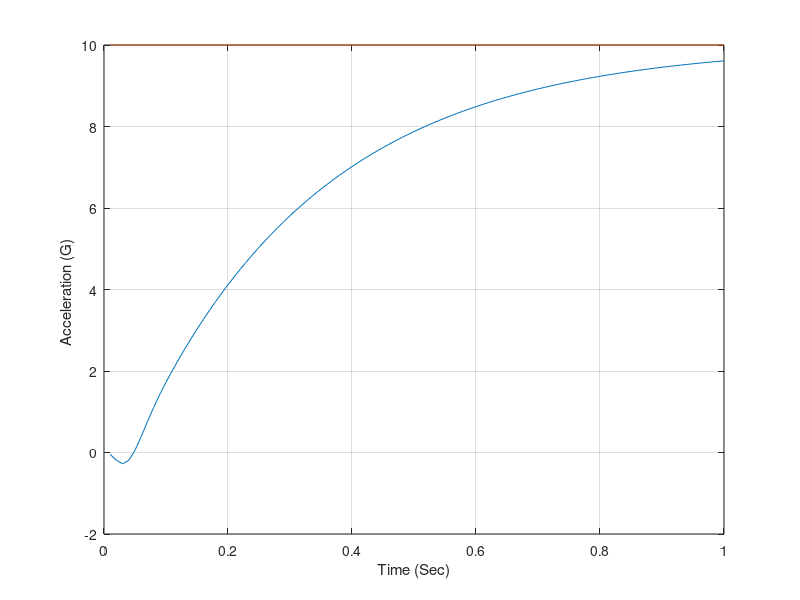

This chart was generated by the following MATLAB code:
clear
count=0;
FR=3.;
DIAM=1.;
XL=20.;
CTW=0.;
CRW=6.;
HW=2.;
CTT=0.;
CRT=2.;
HT=2.;
XN=4.;
XCG=10.;
XHL=19.5;
WACT=150.;
ZACT=.7;
TF=1.;
VM=3000.;
XNCG=10.;
WCR=50.;
ZETA=.7;
TAU=.3;
ALT=0.;
A=1000.;
if ALT<=30000.
	RHO=.002378*exp(-ALT/30000.);
else
	RHO=.0034*exp(-ALT/22000.);
end
WGT=1000.;
XNLLIN=0.;
XACC=XCG;
SWING=.5*HW*(CTW+CRW);
STAIL=.5*HT*(CTT+CRT);
SREF=3.1416*DIAM*DIAM/4.;
XLP=FR*DIAM;
SPLAN=(XL-XLP)*DIAM+1.33*XLP*DIAM/2.;
XCPN=2*XLP/3;
AN=.67*XLP*DIAM;
AB=(XL-XLP)*DIAM;
XCPB=(.67*AN*XLP+AB*(XLP+.5*(XL-XLP)))/(AN+AB);
XCPW=XLP+XN+.7*CRW-.2*CTW;
XMACH=VM/A;
XIYY=WGT*(3*((DIAM/2)^2)+XL*XL)/(12*32.2);
TMP1=(XCG-XCPW)/DIAM;
TMP2=(XCG-XHL)/DIAM;
TMP3=(XCG-XCPB)/DIAM;
TMP4=(XCG-XCPN)/DIAM;
B=sqrt(XMACH^2-1);
Q=.5*RHO*VM*VM;
P1=WGT*XNCG/(Q*SREF);
Y1=2+8*SWING/(B*SREF)+8*STAIL/(B*SREF);
Y2=1.5*SPLAN/SREF;
Y3=8*STAIL/(B*SREF);
Y4=2*TMP4+8*SWING*TMP1/(B*SREF)+8*STAIL*TMP2/(B*SREF);
Y5=1.5*SPLAN*TMP3/SREF;
Y6=8*STAIL*TMP2/(B*SREF);
P2=Y2-Y3*Y5/Y6;
P3=Y1-Y3*Y4/Y6;
ALFTR=(-P3+sqrt(P3*P3+4.*P2*P1))/(2.*P2);
DELTR=-Y4*ALFTR/Y6-Y5*ALFTR*ALFTR/Y6;
CNA=2+1.5*SPLAN*ALFTR/SREF+8*SWING/(B*SREF)+8*STAIL/(B*SREF);
CND=8*STAIL/(B*SREF);
CMAP=2*TMP4+1.5*SPLAN*ALFTR*TMP3/SREF+8*SWING*TMP1/(B*SREF);
CMA=CMAP+8*STAIL*TMP2/(B*SREF);
CMD=8*STAIL*TMP2/(B*SREF);
XMA=Q*SREF*DIAM*CMA/XIYY;
XMD=Q*SREF*DIAM*CMD/XIYY;
ZA=-32.2*Q*SREF*CNA/(WGT*VM);;
ZD=-32.2*Q*SREF*CND/(WGT*VM);
WZ=sqrt((XMA*ZD-ZA*XMD)/ZD);
WAF=sqrt(-XMA);
ZAF=.5*WAF*ZA/XMA;
XK1=-VM*(XMA*ZD-XMD*ZA)/(1845*XMA);
XK2=XK1;
TA=XMD/(XMA*ZD-XMD*ZA);
XK3=1845*XK1/VM;
W=(TAU*WCR*(1+2.*ZAF*WAF/WCR)-1)/(2*ZETA*TAU);
W0=W/sqrt(TAU*WCR);
Z0=.5*W0*(2*ZETA/W+TAU-WAF^2/(W0*W0*WCR));
XKC=(-W0^2/WZ^2-1.+2.*Z0*W0*TA)/(1.-2.*Z0*W0*TA+W0*W0*TA*TA);
XKA=XK3/(XK1*XKC);;
XK0=-W*W/(TAU*WAF*WAF);
XK=XK0/(XK1*(1+XKC));
WI=XKC*TA*W0*W0/(1+XKC+W0^2/WZ^2);
XKR=XK/(XKA*WI);
XKDC=1.+1845./(XKA*VM);
E=0.;
ED=0.;
DELD=0.;
DEL=0.;
X=0.;
T=0;
H=.0001;
S=0;
while T<=(TF-.00001)
	EOLD=E;
	EDOLD=ED;
	DELOLD=DEL;
	DELDOLD=DELD;
	XOLD=X;
	STEP=1;
	FLAG=0;
	while STEP <=1
		if FLAG==1
			STEP=2;
			E=E+H*ED;
			ED=ED+H*EDD;
			DEL=DEL+H*DELD;
			DELD=DELD+H*DELDD;
			X=X+H*XD;
			T=T+H;
		end
		THD=XK3*(E+TA*ED);
 		DELC=XKR*(X+THD);
 		DELDD=WACT*WACT*(DELC-DEL-2.*ZACT*DELD/WACT);
 		EDD=WAF*WAF*(DEL-E-2.*ZAF*ED/WAF);
 		XNL=XK1*(E-EDD/WZ^2);
 		XD=WI*(THD+XKA*(XNL-XNCG*XKDC));
 		FLAG=1;
	end
	FLAG=0;
	E=.5*(EOLD+E+H*ED);
	ED=.5*(EDOLD+ED+H*EDD);
	DEL=.5*(DELOLD+DEL+H*DELD);
	DELD=.5*(DELDOLD+DELD+H*DELDD);
	X=.5*(XOLD+X+H*XD);
	S=S+H;
	if S>.0099999
		S=0.;
		count=count+1;
		ArrayT(count)=T;
		ArrayXNL(count)=XNL;
		ArrayXNCG(count)=XNCG;
	end
end
figure
plot(ArrayT,ArrayXNL,ArrayT,ArrayXNCG),grid
xlabel('Time (Sec)')
ylabel('Acceleration (G) ')
clc
output=[ArrayT',ArrayXNL',ArrayXNCG'];
save datfil.txt output -ascii
disp 'simulation finished'
